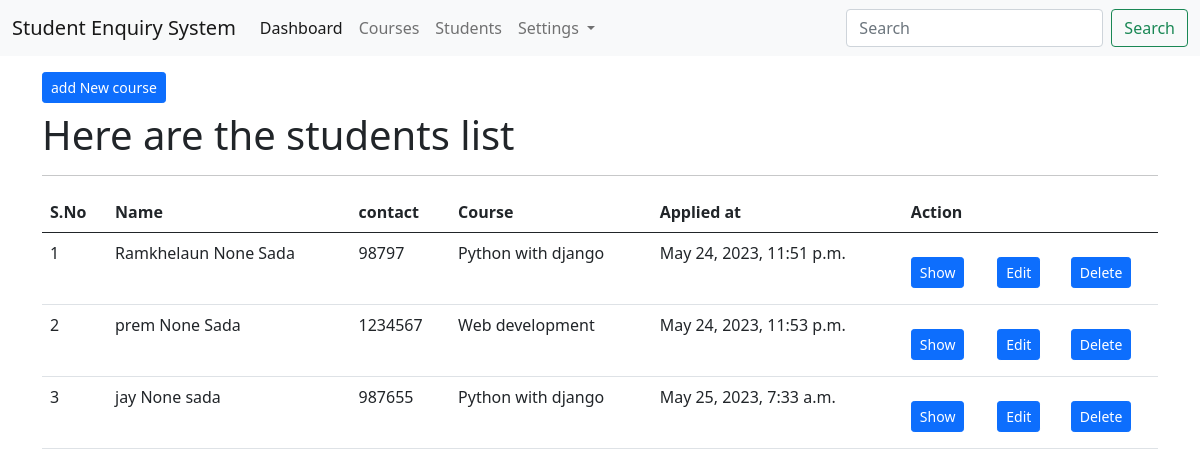
Page /students/list/ on the earlier database version.
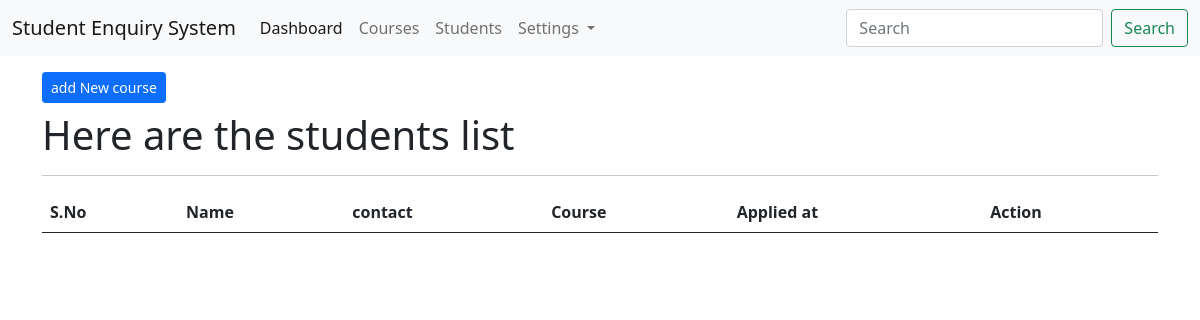
Same page on the later database version.
### app_students/models.py (models this page shows, shortened)
class StudentModel(models.Model):
    first_name =models.CharField(max_length=200)
    middle_name =models.CharField(max_length=200, null=True, blank=True)
    last_name =models.CharField(max_length=200)
    email= models.EmailField(unique=True)
    contact= models.CharField(max_length=20)
    address= models.CharField(max_length=200)
    current_degree =models.CharField(max_length=200)
    profile_img= models.FileField(upload_to='students/profiles', null=True, blank=True)
    course =models.ForeignKey(CourseModel, on_delete=models.CASCADE)
    created_at= models.DateTimeField(auto_now_add=True)
    class Meta:
        db_table = 'tbl_students'

### app_courses/models.py (models this page shows, shortened)
class CourseModel(models.Model):
    course_name= models.CharField(max_length=200)
    course_code= models.CharField(max_length=200)
    class Meta:
        db_table ="tbl_courses"

### app_students/views.py (the view)
# urls.py: path('list/', views.student_index, name='student-index'),
def student_index(request):
    students= StudentModel.objects.all()
    context ={"students" : students ,
              "title":"SES | Students List",
              "body_title": "Here are the students list"
    }
    return render(request, "students/index.html", context)

### templates/students/index.html (shortened to what this page needs)
{% extends 'layouts/master.html' %}
{% block content %}
<div class="container">
    <a href="{% url 'student-create' %}", class="btn btn-primary btn-sm mt-3 mb-2">add New course</a>
    <h1>{{ body_title }} </h1>
    <hr>
    <table class="table table-hover">
        <thead>
            <tr>
                <th>S.No</th>
                <th>Name</th>
                <th>contact</th>
                <th>Course </th>
                <th>Applied at</th>
                <th colspan="3">Action</th>
            </tr>
        </thead>
        <tbody>
            {% for val in students %}
            <tr>
                <td>{{ forloop.counter }}</td>
                <td>{{ val.first_name }} {{ val.middle_name }} {{ val.last_name }}</td>
                <td>{{ val.contact }}</td>
                <td>{{ val.course.course_name }}</td>
                <td>{{ val.created_at }}</td>
                <td><a href="{% url 'student-show' val.id %}",
                     class="btn btn-primary btn-sm mt-3 mb-2">Show</a></td>
                <td><a href="{% url 'student-edit' val.id %}",
                    class="btn btn-primary btn-sm mt-3 mb-2">Edit</a></td>
                <td><a href="{% url 'student-show' val.id %}",
                    class="btn btn-primary btn-sm mt-3 mb-2">Delete</a></td>
            </tr>
            {% endfor %}
        </tbody>
    </table>
</div>
{% endblock %}

Differences in the rows shown:
removed StudentModel: first_name "Ramkhelaun", middle_name "None", last_name "Sada", contact "98797", course.course_name "Python with django", created_at "May 24, 2023, 11:51 p.m."
removed StudentModel: first_name "prem", middle_name "None", last_name "Sada", contact "1234567", course.course_name "Web development", created_at "May 24, 2023, 11:53 p.m."
removed StudentModel: first_name "jay", middle_name "None", last_name "sada", contact "987655", course.course_name "Python with django", created_at "May 25, 2023, 7:33 a.m."
